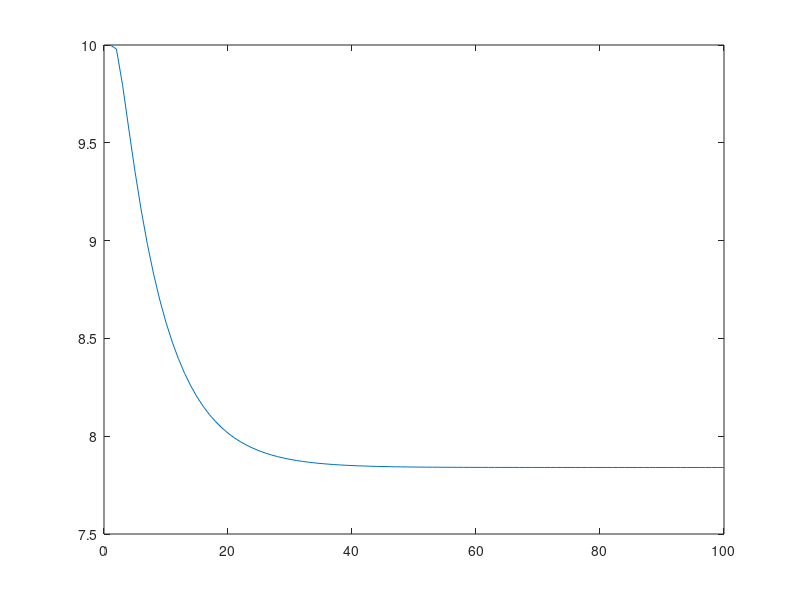
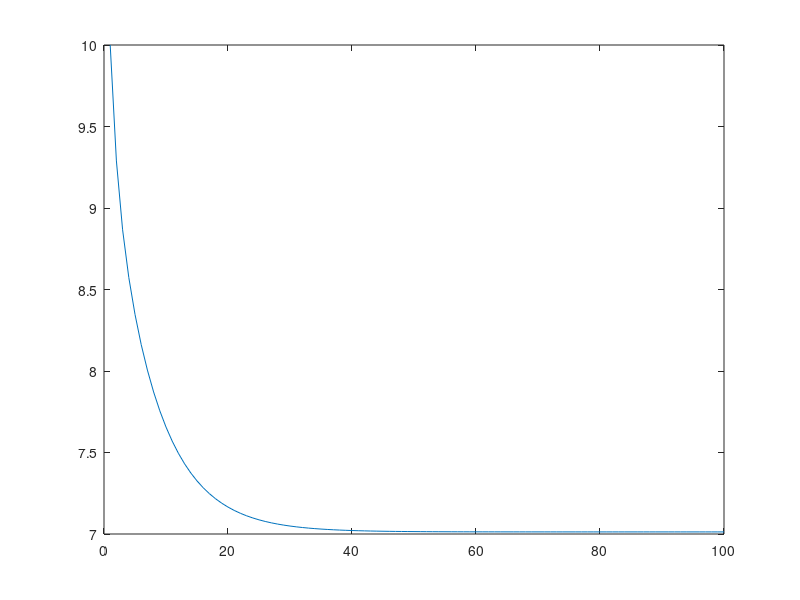

MATLAB code to generate these figures, in order:
% final size at critical threshold


N1 = 4395000;
N2 = 605000;

R0 = 1 ;

gamma = 0.096;

c = [0.38, 0.14; 0.14, 0.34];

beta = R0 * 2 * gamma / (c(1, 1) + c(2, 2) + ...
                (c(1, 1)^2 - 2*c(2, 2) * c(1, 1) + ...
                c(2, 2)^2 + 4 * c(1, 2)*c(2, 2)) ^0.5);

b = beta * c;

rec_0_1 = 0;
rec_0_2 = 0;
I_0_1 = 1;
I_0_2 = 1;
sus_0_1 = N1 - I_0_1 - rec_0_1;
sus_0_2 = N2 - I_0_2 - rec_0_2 ;

% arbitrary guesses 
R_final_1 = 10;
R_final_2 = 10;

n_iter = 100 ;

R_final_1_vec = NaN(1, n_iter);
R_final_2_vec = NaN(1, n_iter);

R_final_1_vec(1) = R_final_1;
R_final_2_vec(1) = R_final_2;

for i = 2:n_iter 

    R_final_1_vec(i) = N1 - sus_0_1 * exp(-1 * 1/(gamma * N1) *...
                       (b(1, 1) * (R_final_1_vec(i-1) - rec_0_1) + ...
                        b(2, 1) * (R_final_2_vec(i-1) - rec_0_2)));

    R_final_2_vec(i) = N2 - sus_0_2 * exp(-1 * 1/(gamma * N2) *...
                       (b(1, 2) * (R_final_1_vec(i-1) - rec_0_1) + ...
                        b(2, 2) * (R_final_2_vec(i-1) - rec_0_2)));

end 

figure(1)
plot(R_final_1_vec)

figure(2)
plot(R_final_2_vec)

FSz = R_final_2_vec(n_iter) + R_final_1_vec(n_iter)